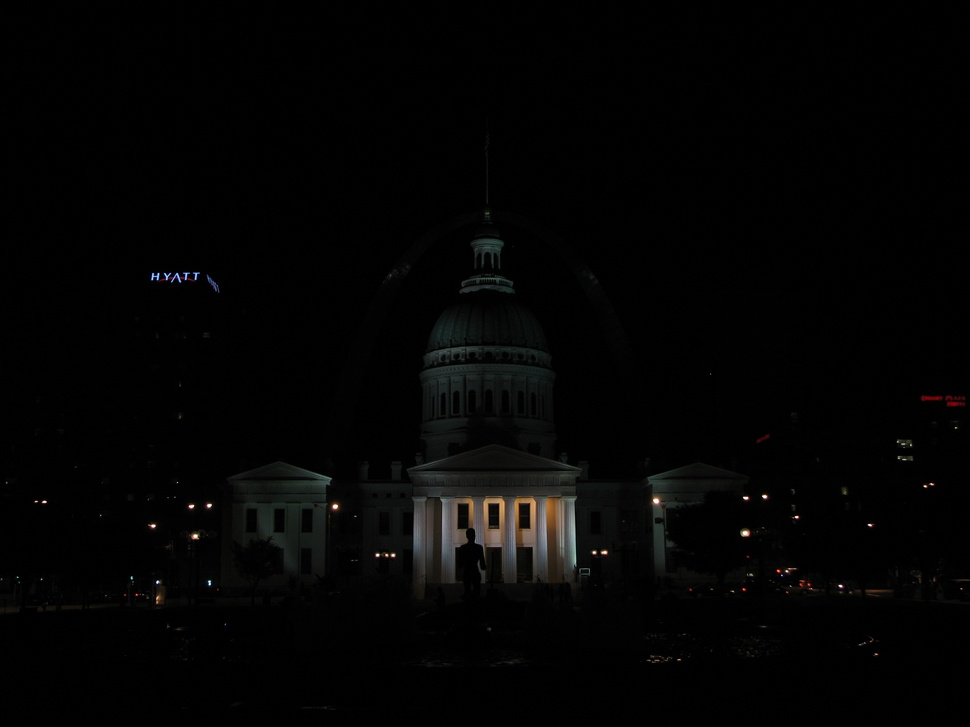
#> input picture app/imagehdrtest/img0.jpeg, 970 x 727 px, shrunk from 2816 x 2112 before the run
$ python test.py
#> lines starting #> are read from the running program, lines starting #| are printed output that depends on the picture; pictures that were not available may be replaced by others from this repository, and a replacement may not be noted
import cv2 as cv
import numpy as np

def test_mertens(images, exposure_times):

    # Convert to grey scale
    grey_images = []
    for i in images:
        grey_images.append(cv.cvtColor(i,cv.COLOR_BGR2GRAY))

    # Find size of 1 of the images
    sz = grey_images[0].shape

    # Define the motion model
    warp_mode = cv.MOTION_TRANSLATION

    # Define 2x3 or 3x3 matrices and initialize the matrix to identity
    if warp_mode == cv.MOTION_HOMOGRAPHY :
        warp_matrix = np.eye(3, 3, dtype=np.float32)
    else :
        warp_matrix = np.eye(2, 3, dtype=np.float32)

    # Number of iterations
    number_of_iterations = 5000;

    # Specify the threshold of the increment
    # in the correlation coefficient between two iterations
    termination_eps = 1e-10;
    criteria = (cv.TERM_CRITERIA_EPS | cv.TERM_CRITERIA_COUNT, number_of_iterations,  termination_eps)
    # inputMask = cv.noArray()
	# Run the ECC algorithm. The results are stored in warp_matrix.
    aligned_images = []
    for i in range(1,len(images)):
        (cc, warp_matrix) = cv.findTransformECC(grey_images[0],grey_images[i],warp_matrix, warp_mode, criteria, grey_images[i], 5)

        if warp_mode == cv.MOTION_HOMOGRAPHY :
            aligned_images.append(cv.warpPerspective (images[i], warp_matrix, (sz[1],sz[0]), flags=cv.INTER_LINEAR + cv.WARP_INVERSE_MAP))
        else:
            aligned_images.append(cv.warpAffine(images[i], warp_matrix, (sz[1],sz[0]), flags=cv.INTER_LINEAR + cv.WARP_INVERSE_MAP))

        cv.imwrite(f'./results/aligned_image/aligned_image{i}.jpeg', aligned_images[i-1])
        cv.imwrite(f'./results/aligned_image/aligned_image0.jpeg', images[0])


    img_fn = ["aligned_image0.jpeg", "aligned_image1.jpeg", "aligned_image2.jpeg", "aligned_image3.jpeg"]
    img_list = [cv.imread('./results/aligned_image/'+fn) for fn in img_fn]

    # Exposure fusion using Mertens
    merge_mertens = cv.createMergeMertens()
    res_mertens = merge_mertens.process(img_list)
    res_mertens_8bit = np.clip(res_mertens*255, 0, 255).astype('uint8')
    cv.imwrite("./results/aligned_image/fusion_mertens_aligned.jpeg", res_mertens_8bit)


img_fn = ["img0.jpeg", "img1.jpeg", "img2.jpeg", "img3.jpeg"]
img_list = [cv.imread(fn) for fn in img_fn]
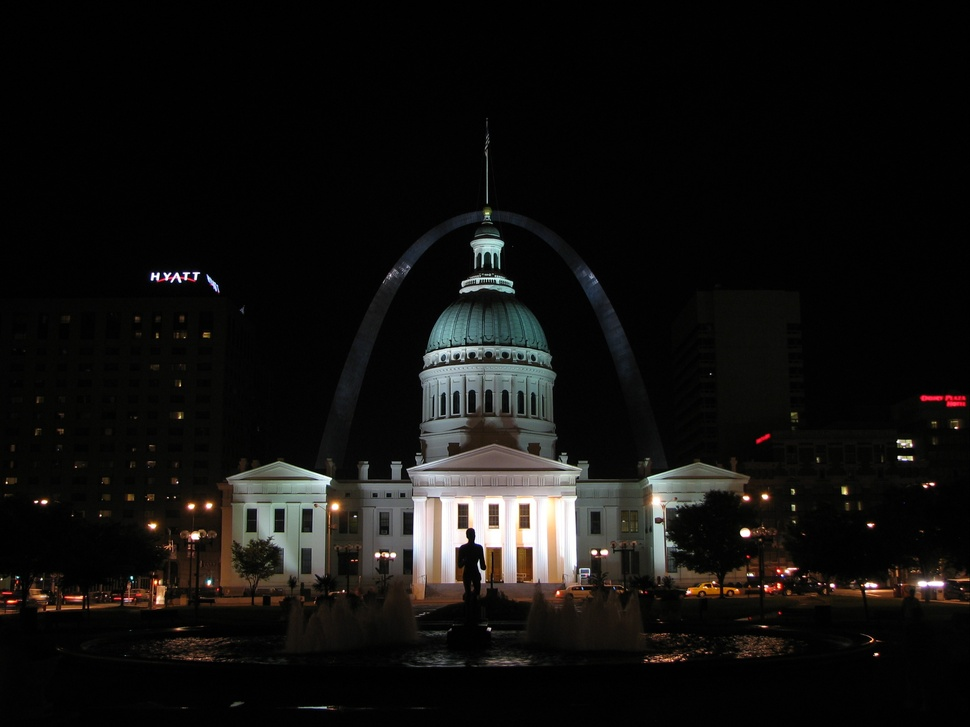
#> input picture app/imagehdrtest/results/aligned_image/aligned_image1.jpeg, 970 x 727 px, shrunk from 2816 x 2112 before the run, given in place of img1.jpeg, which was not available
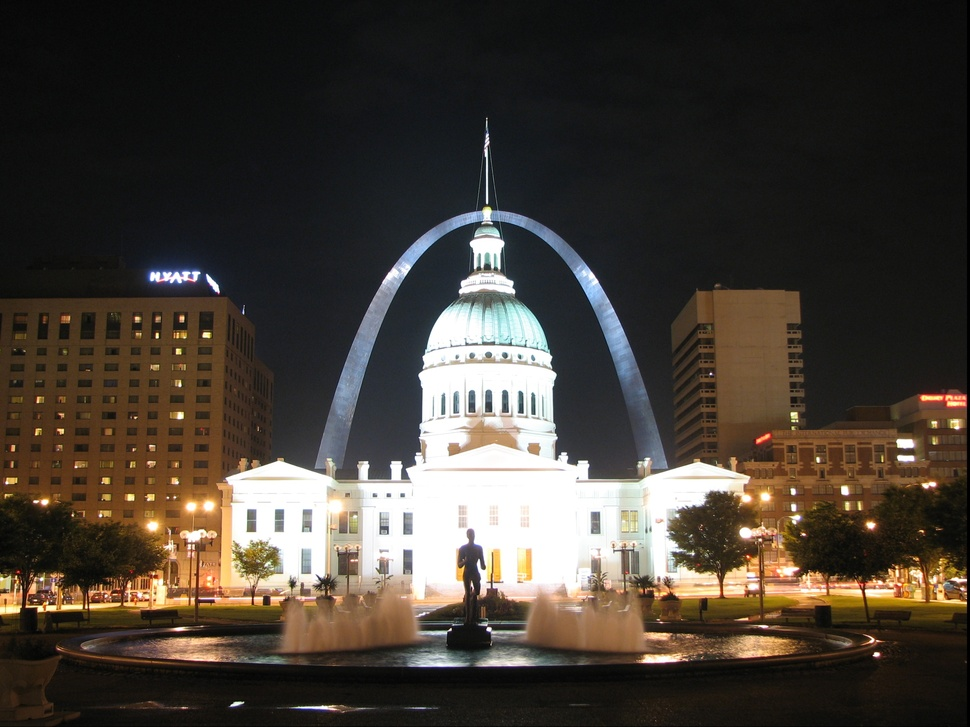
#> input picture app/imagehdrtest/results/aligned_image/aligned_image2.jpeg, 970 x 727 px, shrunk from 2816 x 2112 before the run, given in place of img2.jpeg, which was not available
#> img_list = 4 items
exposure_times = np.array([0.0333, 0.25, 2.5, 15.0], dtype=np.float32)
[15.0, 2.5, 0.25, 0.0333]
# # Merge exposures to HDR image
#
# merge_debevec = cv.createMergeDebevec()
# hdr_debevec = merge_debevec.process(img_list, times=exposure_times.copy())
#
# merge_robertson = cv.createMergeRobertson()
# hdr_robertson = merge_robertson.process(img_list, times=exposure_times.copy())

test_mertens(img_list,exposure_times)
#> the loop in test_mertens, `for i in images:` made 4 passes
#> in test_mertens, `warp_mode = cv.MOTION_TRANSLATION`: warp_mode = 0
#> in test_mertens, `criteria = (cv.TERM_CRITERIA_EPS | cv.TERM_CRITERIA_COUNT, number_of_i..`: criteria = (3, 5000, 1e-10)
#> the loop in test_mertens, `for i in range(1,len(images)):` made 3 passes
#> (cc, warp_matrix) on passes 1 to 3: (0.896, [[1, 0, -0.00422], [0, 1, 0.00119]]), (0.633, [[1, 0, 0.0484], [0, 1, 0.12]]), (0.633, [[1, 0, 0.045], [0, 1, 0.122]])
#> after the loop in test_mertens, `for i in range(1,len(images)):`: aligned_images = 3 items
#> in test_mertens, `img_list = [cv.imread('./results/aligned_image/'+fn) for fn in img_fn]`: img_list = 4 items
#> in test_mertens, `res_mertens = merge_mertens.process(img_list)`:
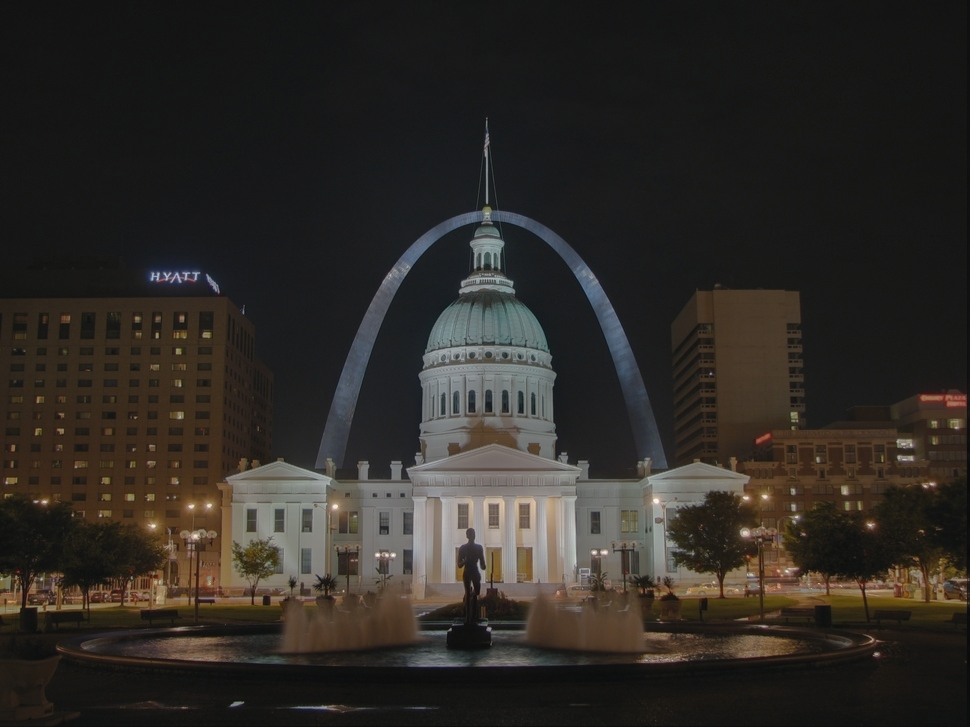
#> res_mertens: shape (727, 970, 3) float32; mean of channels 0, 1, 2 0.168, 0.198, 0.225; drawn with min black and max white
#> in test_mertens, `res_mertens_8bit = np.clip(res_mertens*255, 0, 255).astype('uint8')`:
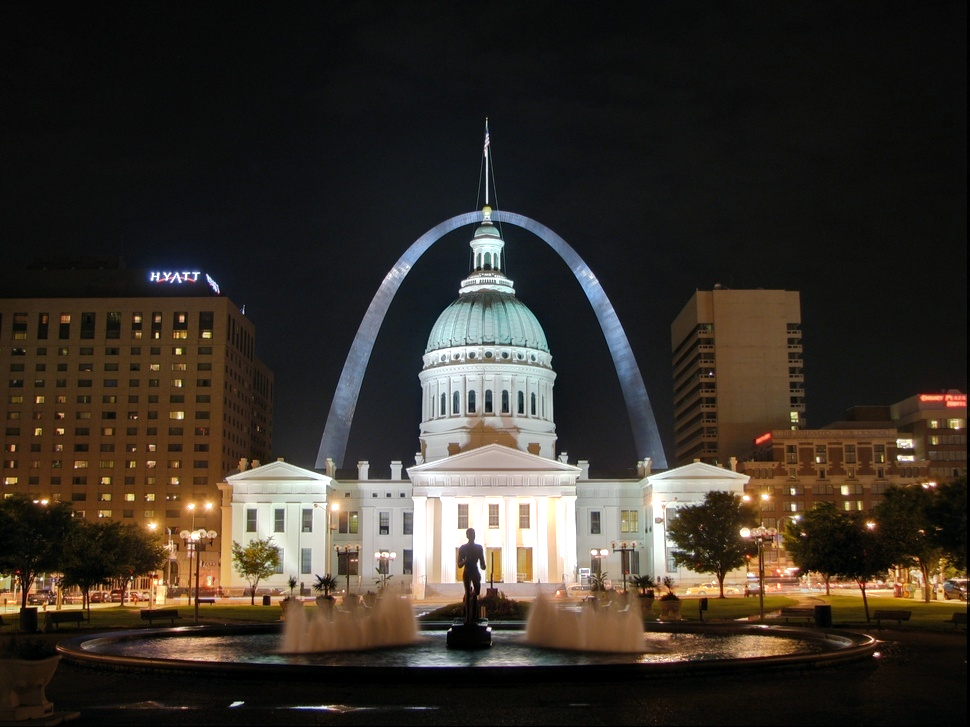
#> res_mertens_8bit: shape (727, 970, 3); mean of channels 0, 1, 2 42.1, 49.7, 56.6; drawn as B, G, R


# [16 lines of commented-out code are left out]
